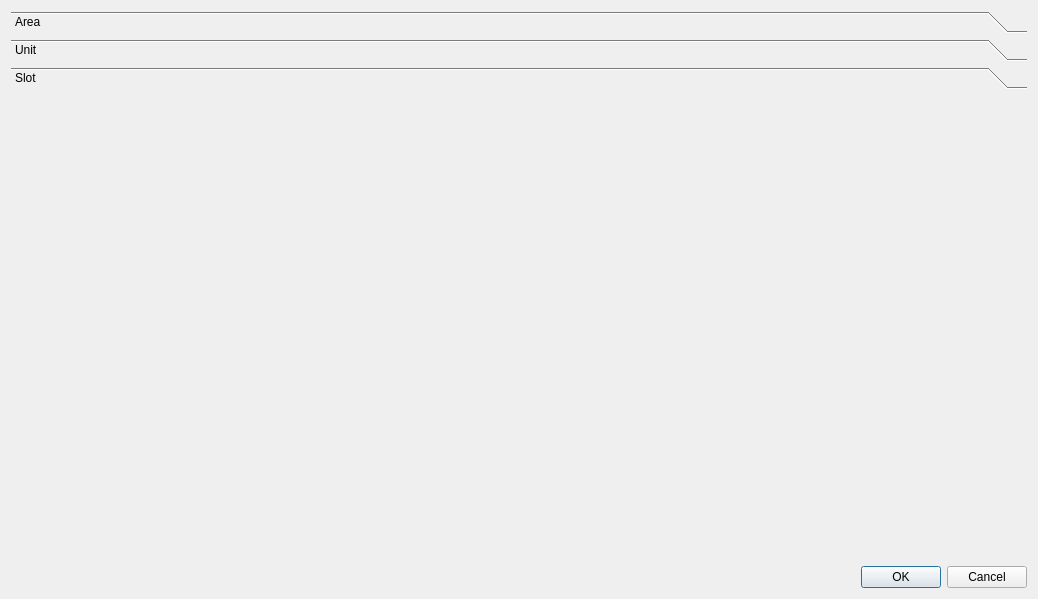
<?xml version="1.0" encoding="UTF-8"?>
<ui version="4.0">
 <class>SlotSelectDialog</class>
 <widget class="QDialog" name="SlotSelectDialog">
  <property name="geometry">
   <rect>
    <x>0</x>
    <y>0</y>
    <width>1038</width>
    <height>599</height>
   </rect>
  </property>
  <property name="windowTitle">
   <string>Dialog</string>
  </property>
  <layout class="QVBoxLayout" name="verticalLayout">
   <item>
    <widget class="QToolBox" name="toolbox">
     <property name="currentIndex">
      <number>2</number>
     </property>
     <widget class="QWidget" name="page_area">
      <property name="geometry">
       <rect>
        <x>0</x>
        <y>0</y>
        <width>1020</width>
        <height>461</height>
       </rect>
      </property>
      <attribute name="label">
       <string>Area</string>
      </attribute>
      <layout class="QVBoxLayout" name="verticalLayout_4">
       <property name="leftMargin">
        <number>0</number>
       </property>
       <property name="topMargin">
        <number>0</number>
       </property>
       <property name="rightMargin">
        <number>0</number>
       </property>
       <property name="bottomMargin">
        <number>0</number>
       </property>
       <item>
        <widget class="AreasWidget" name="areas" native="true"/>
       </item>
      </layout>
     </widget>
     <widget class="QWidget" name="page_unit">
      <property name="geometry">
       <rect>
        <x>0</x>
        <y>0</y>
        <width>1020</width>
        <height>461</height>
       </rect>
      </property>
      <attribute name="label">
       <string>Unit</string>
      </attribute>
      <layout class="QVBoxLayout" name="verticalLayout_2">
       <property name="leftMargin">
        <number>0</number>
       </property>
       <property name="topMargin">
        <number>0</number>
       </property>
       <property name="rightMargin">
        <number>0</number>
       </property>
       <property name="bottomMargin">
        <number>0</number>
       </property>
       <item>
        <widget class="UnitsWidget" name="units" native="true"/>
       </item>
      </layout>
     </widget>
     <widget class="QWidget" name="page_slot">
      <attribute name="label">
       <string>Slot</string>
      </attribute>
      <layout class="QVBoxLayout" name="verticalLayout_3">
       <property name="leftMargin">
        <number>0</number>
       </property>
       <property name="topMargin">
        <number>0</number>
       </property>
       <property name="rightMargin">
        <number>0</number>
       </property>
       <property name="bottomMargin">
        <number>0</number>
       </property>
       <item>
        <widget class="SlotsWidget" name="slots" native="true"/>
       </item>
      </layout>
     </widget>
    </widget>
   </item>
   <item>
    <widget class="QDialogButtonBox" name="buttons">
     <property name="orientation">
      <enum>Qt::Horizontal</enum>
     </property>
     <property name="standardButtons">
      <set>QDialogButtonBox::Cancel|QDialogButtonBox::Ok</set>
     </property>
    </widget>
   </item>
  </layout>
 </widget>
 <customwidgets>
  <customwidget>
   <class>AreasWidget</class>
   <extends>QWidget</extends>
   <header>inventory.gui.widgets.areas</header>
   <container>1</container>
  </customwidget>
  <customwidget>
   <class>SlotsWidget</class>
   <extends>QWidget</extends>
   <header>inventory.gui.widgets.slots</header>
   <container>1</container>
  </customwidget>
  <customwidget>
   <class>UnitsWidget</class>
   <extends>QWidget</extends>
   <header>inventory.gui.widgets.units</header>
   <container>1</container>
  </customwidget>
 </customwidgets>
 <resources/>
 <connections>
  <connection>
   <sender>buttons</sender>
   <signal>accepted()</signal>
   <receiver>SlotSelectDialog</receiver>
   <slot>accept()</slot>
   <hints>
    <hint type="sourcelabel">
     <x>248</x>
     <y>254</y>
    </hint>
    <hint type="destinationlabel">
     <x>157</x>
     <y>274</y>
    </hint>
   </hints>
  </connection>
  <connection>
   <sender>buttons</sender>
   <signal>rejected()</signal>
   <receiver>SlotSelectDialog</receiver>
   <slot>reject()</slot>
   <hints>
    <hint type="sourcelabel">
     <x>316</x>
     <y>260</y>
    </hint>
    <hint type="destinationlabel">
     <x>286</x>
     <y>274</y>
    </hint>
   </hints>
  </connection>
 </connections>
</ui>
